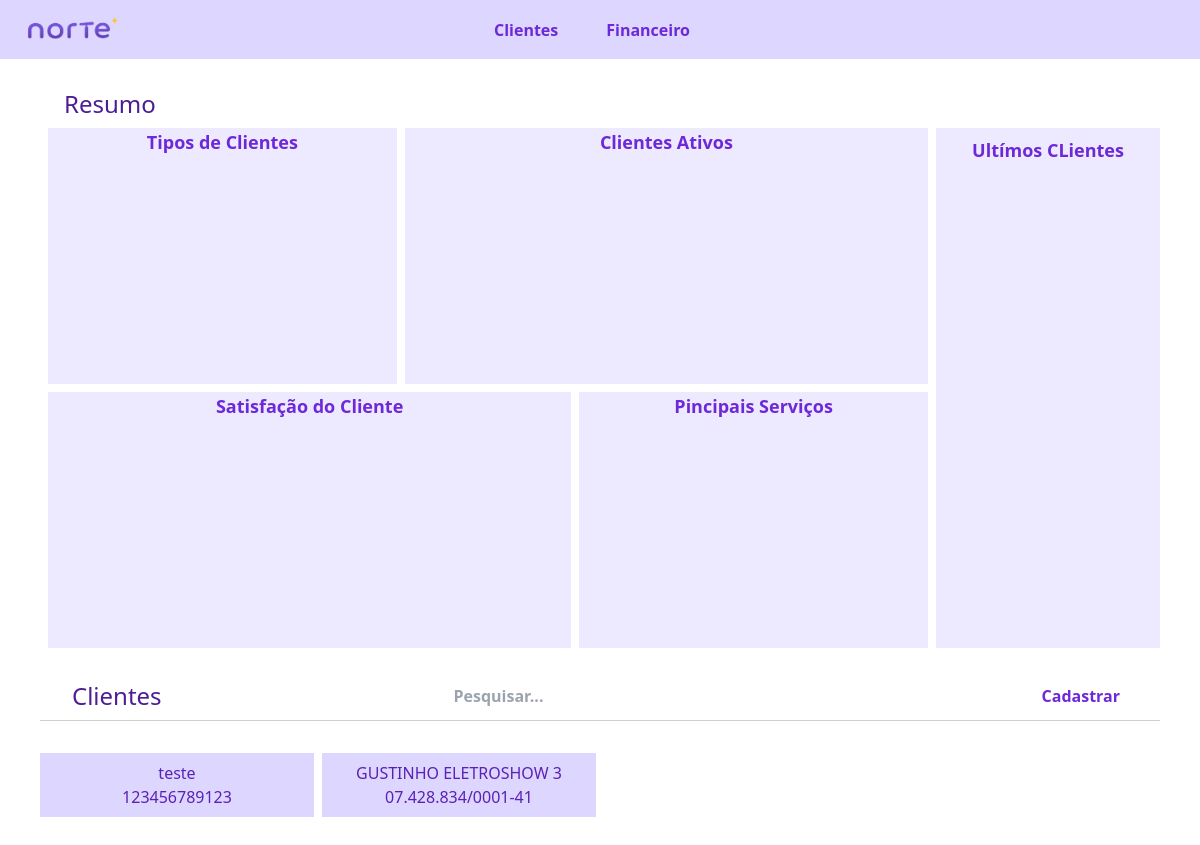
/cliente/ (signed in), run on the app's committed database.
### cliente/models.py (models this page shows, shortened)
class cadastro_de_cliente(models.Model):
    tenant = models.ForeignKey(Tenant, null=True, on_delete=models.CASCADE)
    razao_social = models.CharField(max_length=100, null=True, blank=True)
    cnpj = models.CharField(max_length=100, null=True, blank=True)
    logadouro = models.CharField(max_length=100, null=True, blank=True)
    bairro = models.CharField(max_length=100, null=True, blank=True)
    número = models.IntegerField(null=True, blank=True)
    cidade = models.CharField(max_length=100, null=True, blank=True)
    estado = models.CharField(max_length=100, choices=LISTA_ESTADOS, null=True, blank=True)
    pessoa_de_contato = models.CharField(max_length=100, null=True, blank=True)
    telefone = models.CharField(max_length=100, null=True, blank=True)
    email_contato = models.CharField(max_length=100, null=True, blank=True)
    ramo = models.ForeignKey(Ramo, null=True, on_delete=models.SET_NULL)
    ativo = models.BooleanField(default=True)
    bancos_utilizados = models.CharField(max_length=100, null=True, blank=True)
    servicos_contratados = models.CharField(max_length=100, null=True, blank=True)
    responsavel_conciliacao = models.CharField(max_length=100, null=True, blank=True)
    responsavel_apresentacao = models.CharField(max_length=100, null=True, blank=True)
    funcionarios = models.TextField(max_length=500, null=True, blank=True)
    contas_fixas = models.TextField(max_length=500, null=True, blank=True)
    classificacoes = models.TextField(max_length=500, null=True, blank=True)
    principais_fornecedores = models.TextField(max_length=500, null=True, blank=True)
    observacoes = models.TextField(max_length=500, null=True, blank=True)
    sugestoes = models.TextField(max_length=500, null=True, blank=True)
    historico = models.TextField(max_length=500, null=True, blank=True)
    criado_em = models.DateTimeField(auto_now_add=True)
    data_inicio_plano = models.DateTimeField(null=True, blank=True, default=None)
    tempo_plano = models.CharField(max_length=100, null=True, blank=True, default=None)
    data_final_plano = models.DateTimeField(null=True, blank=True, default=None)
    tempo_plano1 = models.CharField(max_length=100, null=True, blank=True, default=None)
    objects = TenantManager()

### cliente/views.py (the view)
# urls.py: path('', Cliente.as_view(), name='cliente'),
class Cliente(LoginRequiredMixin, ListView):
    template_name = 'cliente.html'
    model = cadastro_de_cliente
    def get_queryset(self):
        termo_pesquisa = self.request.GET.get('query')
        if termo_pesquisa:
            object_list = self.model.objects.filter(razao_social__icontains=termo_pesquisa)
            return object_list
        else:
            return self.model.objects.all

### cliente/templates/cliente.html (shortened to what this page needs)
{% extends 'base.html' %}
{% block content %}
<main class="py-20 px-10">
    <div class="py-2 px-4 text-2xl text-violet-900">Resumo</div>
    <div class="flex flex-nowrap">
        <div class="w-4/5 px-2">
            <div class="flex flex-nowrap justify-center gap-2">
                    <div class="h-64 w-2/5 bg-violet-100 hover:bg-violet-300 font-semibold text-lg text-violet-700 text-center">
                        <div>Tipos de Clientes</div>
                    </div>
                    <div class="h-64 w-3/5 bg-violet-100 hover:bg-violet-300 font-semibold text-lg text-violet-700 text-center">
                        <div>Clientes Ativos</div>
                    </div>
            </div>
            <div class="flex flex-nowrap justify-center gap-2 pt-2 ">
                     <div class="h-64 w-3/5 bg-violet-100 hover:bg-violet-300 font-semibold text-lg text-violet-700 text-center">
                        <div>Satisfação do Cliente</div>
                    </div>
                     <div class="h-64 w-2/5 bg-violet-100 hover:bg-violet-300 font-semibold text-lg text-violet-700 text-center">
                        <div>Pincipais Serviços</div>
                    </div>
            </div>
        </div>
        <div class="w-1/5 py-2 bg-violet-100 hover:bg-violet-300 font-semibold text-lg text-violet-700 text-center"> Ultímos CLientes
        </div>
    </div>
    <br>
    <div>
        <div class="px-2 grid grid-cols-3 items-center">
            <div class="px-4 text-2xl py-2 text-violet-900">Clientes</div>
            <form method="get" class="flex justify-center">
                <input type="text"
                       type="submit"
                       class="content-center outline-transparent font-semibold px-4 rounded-md text-gray-700"
                       value="{{ request.GET.query }}"
                       name="query"
                       placeholder="Pesquisar...">
                <button class="bg-transparent text-violet-700 hover:text-black text-xl font-semibold px-4 rounded"></ion-icon></button>
            </form>
            <div class="mr-2 content-center flex justify-end">
                <a href="{% url 'cliente:cadastrarcliente' %}">
                    <button class="bg-transparent text-violet-700 font-semibold hover:text-black px-4 rounded">
                        Cadastrar
                    </button>
                </a>
            </div>
        </div>
    </div>
    <hr>
    <section class="py-4">
                <div class="flex flex-nowrap grid grid-cols-4 gap-2 pt-2">
                    {% for cliente in object_list %}
                    <div class="px-2 py-2 bg-violet-200 hover:bg-violet-300 text-center text-violet-800">
                        <a href="{% url 'cliente:detalhesclientes' cliente.pk %}">
                            {{ cliente.razao_social }}<br>
                            {{ cliente.cnpj }}
                        </a>
                    </div>
                    {% endfor %}
                </div>
    </section>
</main>
{% endblock %}

### data on the page
cadastro_de_cliente: razao_social "teste", cnpj "123456789123"
cadastro_de_cliente: razao_social "GUSTINHO ELETROSHOW 3", cnpj "07.428.834/0001-41"
